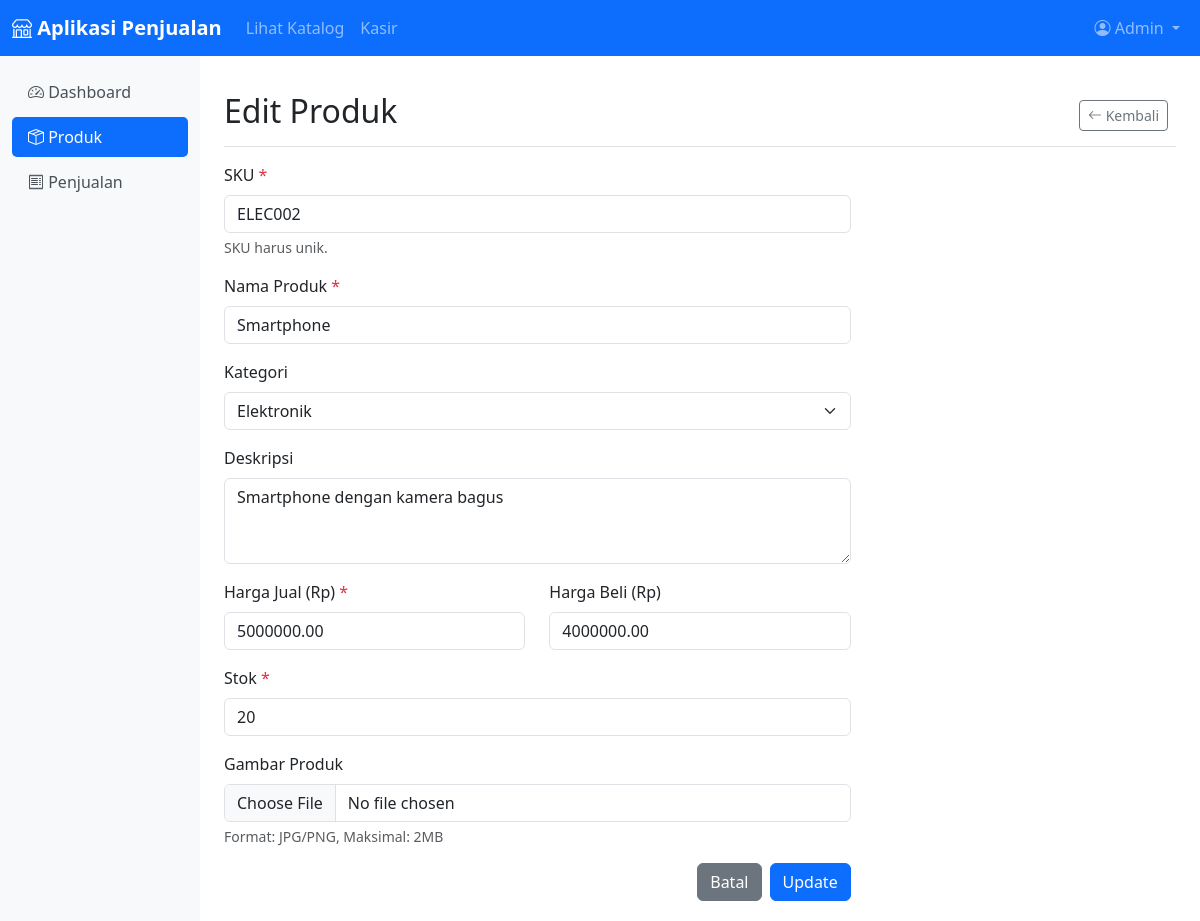
Page /product_form.php?id=2 (signed in) on the committed database.
### tables this page shows
CREATE TABLE products (
    id INT AUTO_INCREMENT PRIMARY KEY,
    sku VARCHAR(50) NOT NULL UNIQUE,
    nama VARCHAR(100) NOT NULL,
    category_id INT,
    deskripsi TEXT,
    harga_jual DECIMAL(10,2) NOT NULL,
    harga_beli DECIMAL(10,2),
    stok INT NOT NULL DEFAULT 0,
    gambar_path VARCHAR(255),
    created_at TIMESTAMP DEFAULT CURRENT_TIMESTAMP,
    updated_at TIMESTAMP DEFAULT CURRENT_TIMESTAMP ON UPDATE CURRENT_TIMESTAMP,
    FOREIGN KEY (category_id) REFERENCES categories(id) ON DELETE SET NULL
);

CREATE TABLE categories (
    id INT AUTO_INCREMENT PRIMARY KEY,
    nama VARCHAR(50) NOT NULL,
    slug VARCHAR(50) NOT NULL UNIQUE
);

### product_form.php (the view, shortened to what this page needs)
<?php
include 'koneksi.php';
$product = null;
$is_edit = false;
if (isset($_GET['id']) && !empty($_GET['id'])) {
    $product_id = $_GET['id'];
    $is_edit = true;
    $stmt = $conn->prepare("SELECT * FROM products WHERE id = ?");
    $stmt->bind_param("i", $product_id);
    $stmt->execute();
    $result = $stmt->get_result();
    if ($result->num_rows == 1) {
        $product = $result->fetch_assoc();
    } else {
        $_SESSION['error'] = "Produk tidak ditemukan.";
        header('Location: products.php');
        exit;
    }
}
$categories = [];
$result = $conn->query("SELECT * FROM categories ORDER BY nama");
if ($result->num_rows > 0) {
    while ($row = $result->fetch_assoc()) {
        $categories[] = $row;
    }
}
?>
<!DOCTYPE html>
<html lang="id">
<head>
    <link href="https://cdn.jsdelivr.net/npm/bootstrap@5.3.0/dist/css/bootstrap.min.css" rel="stylesheet">
    <link rel="stylesheet" href="https://cdn.jsdelivr.net/npm/bootstrap-icons@1.10.0/font/bootstrap-icons.css">
</head>
<body>
    <nav class="navbar navbar-expand-lg navbar-dark bg-primary">
        <div class="container-fluid">
            <a class="navbar-brand" href="#">
                <i class="bi bi-shop"></i> Aplikasi Penjualan
            </a>
            <div class="collapse navbar-collapse" id="navbarNav">
                <ul class="navbar-nav me-auto">
                    <li class="nav-item">
                        <a class="nav-link" href="index.php">Lihat Katalog</a>
                    </li>
                    <li class="nav-item">
                        <a class="nav-link" href="pos.php">Kasir</a>
                    </li>
                </ul>
                <ul class="navbar-nav">
                    <li class="nav-item dropdown">
                        <a class="nav-link dropdown-toggle" href="#" id="navbarDropdown" role="button" data-bs-toggle="dropdown">
                            <i class="bi bi-person-circle"></i> <?php echo htmlspecialchars($_SESSION['admin_name']); ?>
                        </a>
                    </li>
                </ul>
            </div>
        </div>
    </nav>
    <div class="container-fluid">
        <div class="row">
            <div class="col-md-3 col-lg-2 d-md-block sidebar collapse">
                <div class="position-sticky pt-3">
                    <ul class="nav flex-column">
                        <li class="nav-item">
                            <a class="nav-link" href="admin_dashboard.php">
                                <i class="bi bi-speedometer2"></i> Dashboard
                            </a>
                        </li>
                        <li class="nav-item">
                            <a class="nav-link active" href="products.php">
                                <i class="bi bi-box-seam"></i> Produk
                            </a>
                        </li>
                        <li class="nav-item">
                            <a class="nav-link" href="sales_list.php">
                                <i class="bi bi-receipt"></i> Penjualan
                            </a>
                        </li>
                    </ul>
                </div>
            </div>
            <div class="col-md-9 ms-sm-auto col-lg-10 px-md-4 content">
                <div class="d-flex justify-content-between flex-wrap flex-md-nowrap align-items-center pt-3 pb-2 mb-3 border-bottom">
                    <h1 class="h2"><?php echo $is_edit ? 'Edit' : 'Tambah'; ?> Produk</h1>
                    <div class="btn-toolbar mb-2 mb-md-0">
                        <div class="btn-group me-2">
                            <a href="products.php" class="btn btn-sm btn-outline-secondary">
                                <i class="bi bi-arrow-left"></i> Kembali
                            </a>
                        </div>
                    </div>
                </div>
                <div class="row">
                    <div class="col-md-8">
                        <form action="process_product.php" method="post" enctype="multipart/form-data">
                            <div class="mb-3">
                                <label for="sku" class="form-label">SKU <span class="text-danger">*</span></label>
                                <input type="text" class="form-control" id="sku" name="sku" required
                                       value="<?php echo $is_edit ? htmlspecialchars($product['sku']) : ''; ?>">
                                <div class="form-text">SKU harus unik.</div>
                            </div>
                            <div class="mb-3">
                                <label for="nama" class="form-label">Nama Produk <span class="text-danger">*</span></label>
                                <input type="text" class="form-control" id="nama" name="nama" required
                                       value="<?php echo $is_edit ? htmlspecialchars($product['nama']) : ''; ?>">
                            </div>
                            <div class="mb-3">
                                <label for="category_id" class="form-label">Kategori</label>
                                <select class="form-select" id="category_id" name="category_id">
                                    <?php foreach ($categories as $category): ?>
                                        <option value="<?php echo $category['id']; ?>"
                                                <?php echo ($is_edit && $product['category_id'] == $category['id']) ? 'selected' : ''; ?>>
                                            <?php echo htmlspecialchars($category['nama']); ?>
                                        </option>
                                    <?php endforeach; ?>
                                </select>
                            </div>
                            <div class="mb-3">
                                <label for="deskripsi" class="form-label">Deskripsi</label>
                                <textarea class="form-control" id="deskripsi" name="deskripsi" rows="3"><?php echo $is_edit ? htmlspecialchars($product['deskripsi']) : ''; ?></textarea>
                            </div>
                            <div class="row">
                                <div class="col-md-6 mb-3">
                                    <label for="harga_jual" class="form-label">Harga Jual (Rp) <span class="text-danger">*</span></label>
                                    <input type="number" class="form-control" id="harga_jual" name="harga_jual" required min="0" step="0.01"
                                           value="<?php echo $is_edit ? $product['harga_jual'] : ''; ?>">
                                </div>
                                <div class="col-md-6 mb-3">
                                    <label for="harga_beli" class="form-label">Harga Beli (Rp)</label>
                                    <input type="number" class="form-control" id="harga_beli" name="harga_beli" min="0" step="0.01"
                                           value="<?php echo $is_edit ? $product['harga_beli'] : ''; ?>">
                                </div>
                            </div>
                            <div class="mb-3">
                                <label for="stok" class="form-label">Stok <span class="text-danger">*</span></label>
                                <input type="number" class="form-control" id="stok" name="stok" required min="0"
                                       value="<?php echo $is_edit ? $product['stok'] : '0'; ?>">
                            </div>
                            <div class="mb-3">
                                <label for="gambar" class="form-label">Gambar Produk</label>
                                <input type="file" class="form-control" id="gambar" name="gambar" accept=".jpg,.jpeg,.png">
                                <div class="form-text">Format: JPG/PNG, Maksimal: 2MB</div>
                            </div>
                            <div class="d-grid gap-2 d-md-flex justify-content-md-end">
                                <a href="products.php" class="btn btn-secondary">Batal</a>
                                <button type="submit" class="btn btn-primary">
                                    <?php echo $is_edit ? 'Update' : 'Simpan'; ?>
                                </button>
                            </div>
                        </form>
                    </div>
                </div>
            </div>
        </div>
    </div>
</body>
</html>

### product_form.php (style rules this page uses)
.navbar-brand { font-weight: bold; }
.sidebar { min-height: calc(100vh - 56px); background-color: #f8f9fa; }
.sidebar .nav-link { color: #495057; border-radius: 5px; margin-bottom: 5px; }
.sidebar .nav-link.active { background-color: #0d6efd; color: white; }
.content { padding: 20px; }

### rows in the picture
products: sku "ELEC002", nama "Smartphone", category_id "Elektronik", deskripsi "Smartphone dengan kamera bagus", harga_jual "5000000.00", harga_beli "4000000.00", stok "20"

### other values in the picture
$_SESSION['admin_name'] "Admin"
